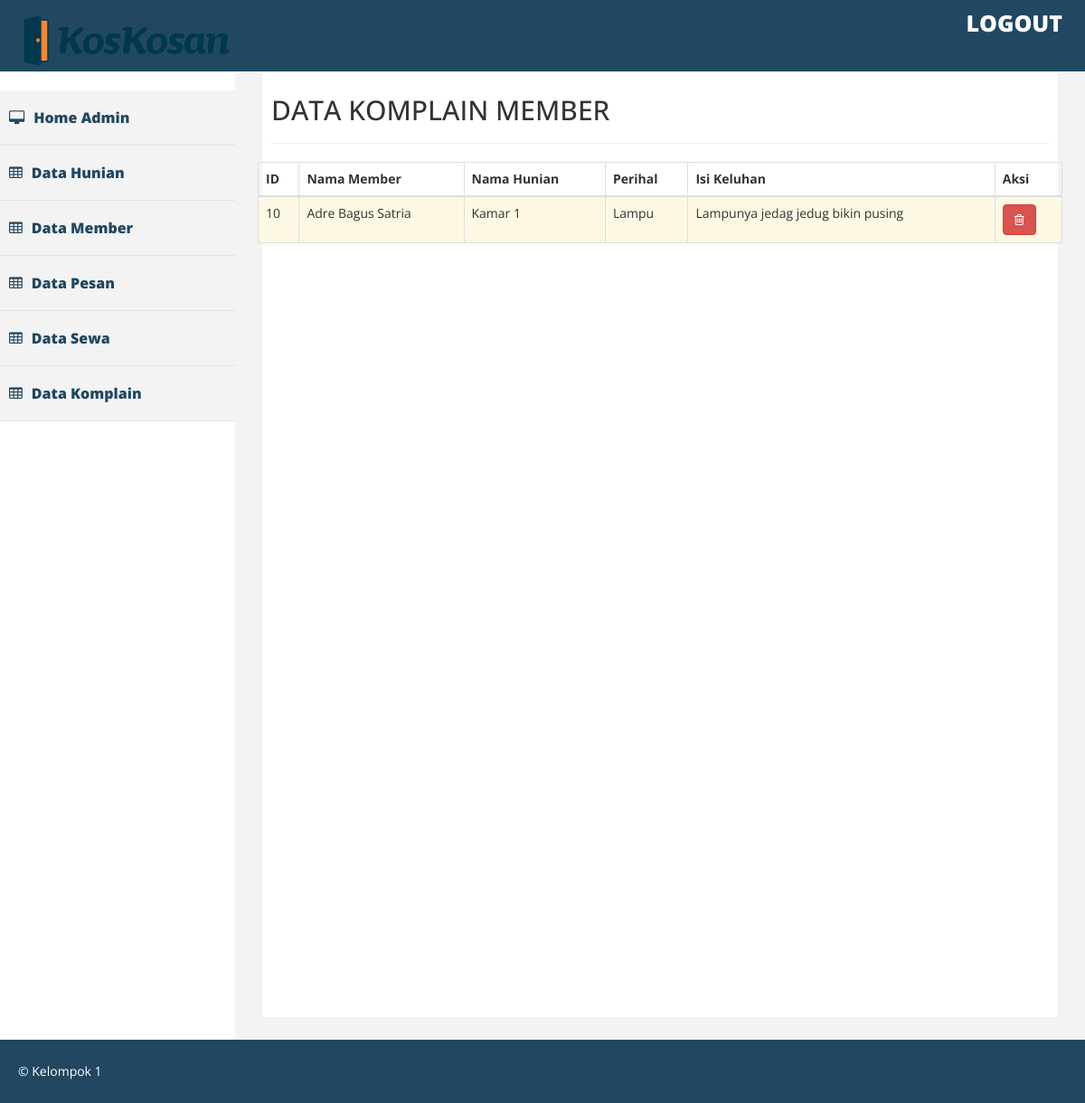
The page /index.php/komplain on the database its author committed.
### tables this page shows
CREATE TABLE `komplain` (
  `id_komplain` int(15) NOT NULL,
  `id_member` int(15) NOT NULL,
  `id_hunian` int(15) NOT NULL,
  `perihal` varchar(100) NOT NULL,
  `isi` varchar(100) NOT NULL
);

CREATE TABLE `member` (
  `id_member` int(15) NOT NULL,
  `nama_member` varchar(200) NOT NULL,
  `pass_member` varchar(200) NOT NULL,
  `email_member` varchar(200) NOT NULL,
  `status` varchar(200) NOT NULL,
  `nohp` varchar(200) NOT NULL,
  `alamat_member` varchar(200) NOT NULL
);

CREATE TABLE `hunian` (
  `id_hunian` int(15) NOT NULL,
  `nama_hunian` varchar(100) NOT NULL,
  `jenis_hunian` varchar(100) NOT NULL,
  `deskripsi_hunian` text NOT NULL,
  `status_hunian` varchar(100) NOT NULL,
  `harga_hunian` int(15) NOT NULL,
  `gambar` varchar(300) NOT NULL
);

### application/controllers/Komplain.php (called while the page is built, shortened)
<?php
class Komplain extends CI_Controller
{
	function __construct()
	{
		$this->load->model('Komplain_model');
		$this->load->model('Member_model');
		$this->load->model('Hunian_model');
	}
	function index()
	{
		$data['komplain'] = $this->Komplain_model->ambil_data();
		$this->load->view('Admin/Komplain_list',$data);
	}
}
 ?>

### index.php (called while the page is built, shortened)
<?php
require_once BASEPATH.'core/CodeIgniter.php';

### application/models/Komplain_model.php (called while the page is built, shortened)
<?php
class Komplain_model extends CI_Model
{
	function ambil_data()
	{
		$this->db->select('komplain.id_komplain, member.nama_member, hunian.nama_hunian, komplain.perihal, komplain.isi');
        $this->db->from('komplain');
        $this->db->join('member', 'komplain.id_member = member.id_member');
        $this->db->join('hunian', 'komplain.id_hunian = hunian.id_hunian');
		$query = $this->db->get();
		return $query->result();
	}
}
 ?>

### application/views/Admin/Komplain_list.php (the view, shortened to what this page needs)
 <div id="page-wrapper" >
    <div id="page-inner">
      <div class="row">
        <div class="col-lg-12">
           <h2>DATA KOMPLAIN MEMBER</h2>
           <hr>
       </div><?=$this->session->flashdata('komplain')?>
   </div>
	<div class="row">
		<table id="example" class="table table-striped table-bordered">
			<thead>
				<tr>
					<th>ID</th>
					<th>Nama Member</th>
					<th>Nama Hunian</th>
					<th>Perihal</th>
					<th>Isi Keluhan</th>
					<th>Aksi</th>
				</tr>
			</thead>
			<tbody>
				<?php foreach ($komplain as $key => $value) { ?>
				<tr class="warning">
					<td><?php echo $value->id_komplain; ?></td>
					<td><?php echo $value->nama_member; ?> </td>
					<td><?php echo $value->nama_hunian; ?></td>
					<td><?php echo $value->perihal; ?></td>
					<td><?php echo $value->isi; ?></td>
					<td>
						<a href="<?php echo site_url('Komplain/delete/'.$value->id_komplain); ?>"
							class="btn btn-danger">
							<i class="fa fa-trash-o"></i>
						</a>
					</td>
				</tr>
				<?php } ?>
			</tbody>
		</table>
	</div>
</div>
</div>

### assets/admin/css/custom.css (style rules this page uses)
body { font-family: 'Open Sans', sans-serif; line-height:30px; }
#page-wrapper { padding: 15px 15px; min-height: 600px; background:#F3F3F3; }
#page-inner { width:100%; margin:10px 20px 10px 0px; background-color:#fff!important; padding:10px; min-height:1050px; }
@media (min-width:768px) { #page-wrapper { margin: 0 0 0 260px; padding: 15px 30px; min-height: 1050px; } }

### rows shown on the page
komplain: id_komplain "10", id_member.nama_member "Adre Bagus Satria", id_hunian.nama_hunian "Kamar 1", perihal "Lampu", isi "Lampunya jedag jedug bikin pusing"
